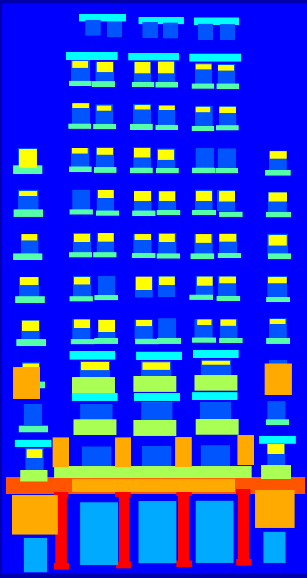
#> input picture gan_translation/pix2pix_paired_data/train/cmp_b0001.png, 307 x 578 px, given in place of cmp_b0091.jpg, which was not available
$ python cut_resize_image.py
#> lines starting #> are read from the running program, lines starting #| are printed output that depends on the picture; pictures that were not available may be replaced by others from this repository, and a replacement may not be noted
import cv2
import os
import numpy as np

source_folder = './base/'
target_train_folder = './train/'
target_test_folder = './test/'

min_size = 384

files = [
	'cmp_b0091',
	'cmp_b0092',
	'cmp_b0093',
	'cmp_b0097',
	'cmp_b0098',
	'cmp_b0101',
	'cmp_b0102',
	'cmp_b0104',
	'cmp_b0147',
	'cmp_b0148',
	'cmp_b0149',
	'cmp_b0150',
	'cmp_b0151',
	'cmp_b0152',
	'cmp_b0153',
	'cmp_b0154',
	'cmp_b0155',
	'cmp_b0156',
	'cmp_b0157',
	'cmp_b0158',
	'cmp_b0159',
	'cmp_b0160',
	'cmp_b0161',
	'cmp_b0164',
	'cmp_b0165',
	'cmp_b0167',
	'cmp_b0170',
	'cmp_b0169',
	'cmp_b0171',
	'cmp_b0172',
	'cmp_b0173',
	'cmp_b0174',
	'cmp_b0175',
	'cmp_b0176',
	'cmp_b0177',
	'cmp_b0178',
	'cmp_b0179',
	'cmp_b0180',
	'cmp_b0181',
	'cmp_b0211',
	'cmp_b0212',
	'cmp_b0213',
	'cmp_b0214',
	'cmp_b0215',
	'cmp_b0216',
	'cmp_b0217',
	'cmp_b0218',
	'cmp_b0219',
	'cmp_b0220',
	'cmp_b0221',
	'cmp_b0222',
	'cmp_b0223',
	'cmp_b0224',
	'cmp_b0225',
	'cmp_b0226',
	'cmp_b0227',
	'cmp_b0228',
	'cmp_b0229',
	'cmp_b0230',
	'cmp_b0231',
	'cmp_b0232',
	'cmp_b0233',
	'cmp_b0234',
	'cmp_b0235',

	'cmp_x0220',
	'cmp_x0219',
	'cmp_x0216',
	'cmp_x0215',
	'cmp_x0214',
	'cmp_x0212',
	'cmp_x0205',
	'cmp_x0203',
	'cmp_x0199',
	'cmp_x0194',
	'cmp_x0192',
	'cmp_x0191',
	'cmp_x0189',
	'cmp_x0161',
	'cmp_x0159',
	'cmp_x0139',
	'cmp_x0140',
	'cmp_x0137',
	'cmp_x0136',
	'cmp_x0135',
	'cmp_x0134',
	'cmp_x0133',
	'cmp_x0132',
	'cmp_x0131',
	'cmp_x0130',
	'cmp_x0129',
	'cmp_x0128',
	'cmp_x0127',
	'cmp_x0126',
	'cmp_x0125',
	'cmp_x0124',
	'cmp_x0123',
	'cmp_x0122',
	'cmp_x0121',
	'cmp_x0120',
	'cmp_x0119',
	'cmp_x0118',
	'cmp_x0117',
	'cmp_x0116',
	'cmp_x0115',
	'cmp_x0114',
	'cmp_x0113',
	'cmp_x0112',
	'cmp_x0111',
	'cmp_x0110',
	'cmp_x0109',
	'cmp_x0108',
	'cmp_x0107',
	'cmp_x0106',
	'cmp_x0105',
	'cmp_x0104',
	'cmp_x0103',
	'cmp_x0092',
	'cmp_x0091',
	'cmp_x0090',
	'cmp_x0089',
	'cmp_x0088',
	'cmp_x0087',
	'cmp_x0086',
	'cmp_x0085',
	'cmp_x0084',
	'cmp_x0083',
	'cmp_x0082',
	'cmp_x0081',
	'cmp_x0080',
	'cmp_x0079',
	'cmp_x0078',
	'cmp_x0077',
	'cmp_x0076',
	'cmp_x0075',
	'cmp_x0074',
	'cmp_x0073',
	'cmp_x0072',
	'cmp_x0071',
	'cmp_x0070']

start_points = [
	[129,141],
	[135,76],
	[182, 59],
	[44, 90],
	[66, 95],
	[80, 174],
	[230,76],
	[50, 40],
	[200,100],
	[130,300],
	[120,225],
	[150,250],
	[150,250],
	[85,420],
	[120,400],
	[120,240],
	[100,400],
	[130,100],
	[150,130],
	[150,200],
	[150,150],
	[50,420],
	[160, 0],
	[40,70],
	[0,200],
	[256,350],
	[250,250],
	[25,200],
	[160,200],
	[250,150],
	[70,300],
	[80,150],
	[150,250],
	[320,300],
	[330,240],
	[400,200],
	[90,240],
	[100,200],
	[200,200],
	[120,350],
	[80,350],
	[100,300],
	[150,350],
	[150,350],
	[150,350],
	[150,350],
	[150,350],
	[150,350],
	[150,350],
	[150,350],
	[150,350],
	[150,350],
	[150,350],
	[65,300],
	[120,140],
	[120,140],
	[180,430],
	[180,430],
	[180,430],
	[180,430],
	[180,430],
	[180,430],
	[180,430],
	[180,430],

	[430, 30],
	[10,110],
	[50,80],
	[0,140],
	[0,80],
	[25,125],
	[0,40],
	[40,50],
	[50,80],
	[240,0],
	[0,0],
	[30,25],
	[250,50],
	[0,60],
	[0,200],
	[40,325],
	[0,150],
	[100,350],
	[130,350],
	[120,150],
	[80,300],
	[150,70],
	[125,475],
	[100,90],
	[100,400],
	[140,140],
	[75,250],
	[75,250],
	[130,220],
	[130,220],
	[130,220],
	[130,220],
	[130,220],
	[130,220],
	[130,220],
	[130,220],
	[130,220],
	[130,220],
	[130,220],
	[130,220],
	[130,220],
	[130,220],
	[130,220],
	[90,360],
	[90,360],
	[90,360],
	[90,360],
	[90,360],
	[90,360],
	[90,360],
	[90,360],
	[30,300],
	[50,120],
	[100,200],
	[290,250],
	[50,120],
	[80,300],
	[290,400],
	[320,370],
	[150,180],
	[100,320],
	[100,320],
	[100,320],
	[100,320],
	[100,320],
	[100,320],
	[100,320],
	[100,320],
	[100,320],
	[100,320],
	[100,320],
	[100,320],
	[100,320],
	[100,320],
	[100,320]]

end_points = [
	[929,1024],
	[844,1024],
	[1024,723],
	[1024, 883],
	[737, 1024],
	[766, 990],
	[890,768],
	[870,620],
	[900,650],
	[600,1000],
	[600,1020],
	[650,1000],
	[600,1000],
	[650,1020],
	[620,1020],
	[560,1000],
	[580,1000],
	[660,1000],
	[670,840],
	[615,960],
	[660,1000],
	[570,1000],
	[640,1000],
	[800,800],
	[750,970],
	[750,960],
	[790,1000],
	[790,1000],
	[900,795],
	[880,1000],
	[600,1000],
	[830,760],
	[990,750],
	[950,820],
	[940,820],
	[980,710],
	[720,800],
	[780,780],
	[700,970],
	[700,1000],
	[600,1024],
	[670,1020],
	[600,1000],
	[600,1000],
	[600,1000],
	[600,1000],
	[600,1000],
	[600,1000],
	[600,1000],
	[600,1000],
	[600,1000],
	[600,1000],
	[600,1000],
	[600,760],
	[670,950],
	[670,950],
	[540,990],
	[540,990],
	[540,990],
	[540,990],
	[540,990],
	[540,990],
	[540,990],
	[540,990],

	[970,600],
	[720,560],
	[610,440],
	[830,410],
	[620,300],
	[790,400],
	[480,390],
	[550,460],
	[590,470],
	[880,580],
	[660,480],
	[610,510],
	[1024,584],
	[550,460],
	[460,430],
	[980,1024],
	[750,1024],
	[640,1024],
	[590,1024],
	[630,1024],
	[600,1000],
	[660,1000],
	[680,1000],
	[620,1000],
	[630,1024],
	[670,1000],
	[650,1000],
	[720,1024],
	[720,1024],
	[650,1000],
	[650,1000],
	[650,1000],
	[650,1000],
	[650,1000],
	[650,1000],
	[650,1000],
	[650,1000],
	[650,1000],
	[650,1000],
	[650,1000],
	[650,1000],
	[650,1000],
	[650,1000],
	[730,1010],
	[730,1010],
	[730,1010],
	[730,1010],
	[730,1010],
	[630,1010],
	[630,1010],
	[630,1010],
	[860,750],
	[630,1010],
	[700,750],
	[920,830],
	[630,1010],
	[560,1000],
	[730,990],
	[925,925],
	[560,1000],
	[570,980],
	[570,980],
	[570,980],
	[570,980],
	[570,980],
	[570,980],
	[570,980],
	[570,980],
	[570,980],
	[570,980],
	[570,980],
	[570,980],
	[570,980],
	[570,980],
	[570,980],]

files2 = [x[:-4] for x in os.listdir(source_folder) if x.endswith('png') and not x[:-4] in files]
print(files2)


for i in range(len(files)):
	print("files " , files[i])

	target_folder = target_train_folder
	if np.random.rand()>0.9:
		target_folder = target_test_folder

	start_point = start_points[i]
	end_point = end_points[i]
	img1 = cv2.imread(source_folder + files[i] + '.jpg', cv2.IMREAD_UNCHANGED)
#> img1 is the input picture: shape (578, 307, 3); mean B, G, R 211.5, 64.6, 41.7
	h, w , _ = img1.shape
#> h = 578; w = 307

	img1 = img1[start_point[1]: end_point[1], start_point[0]: end_point[0]]
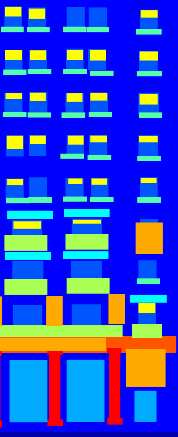
#> img1: shape (437, 178, 3); mean B, G, R 203.6, 75.9, 50.4
	h, w , _ = img1.shape
#> h = 437; w = 178
	rate = min_size / float(min([h, w]))
#> rate = 2.16
	nh = int(h*rate)
#> nh = 942
	nw = int(w*rate)
#> nw = 384
	img1 = cv2.resize(img1, (nw, nh))
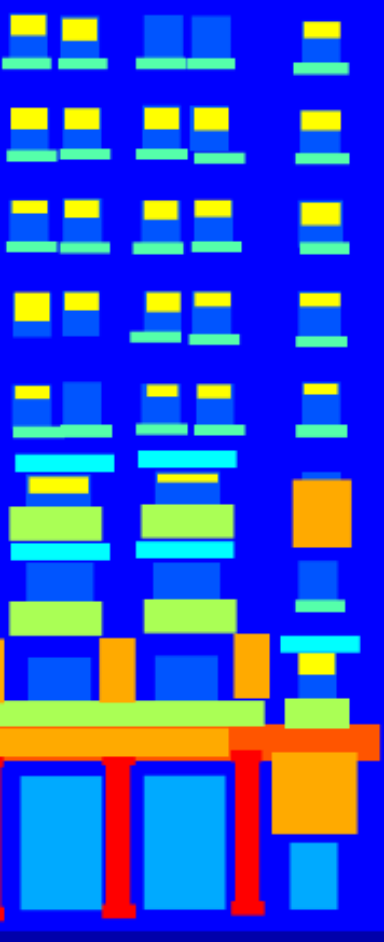
#> img1: shape (942, 384, 3); mean B, G, R 203.6, 75.9, 50.4
	cv2.imwrite(target_folder + files[i] + '.jpg', img1)

	img2 = cv2.imread(source_folder + files[i] + '.png', cv2.IMREAD_UNCHANGED)
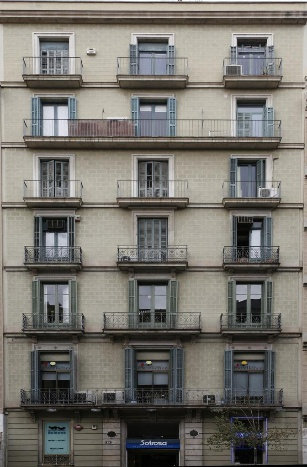
#> input picture gan_translation/pix2pix_paired_data/train/cmp_b0016.jpg, 307 x 467 px, given in place of cmp_b0091.png, which was not available
#> img2 is the input picture: shape (467, 307, 3); mean B, G, R 108.4, 114.4, 117
	img2 = img2[start_point[1]: end_point[1], start_point[0]: end_point[0]]
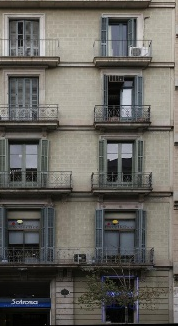
#> img2: shape (326, 178, 3); mean B, G, R 92.3, 97.4, 99.2
	img2 = cv2.resize(img2, (nw, nh))
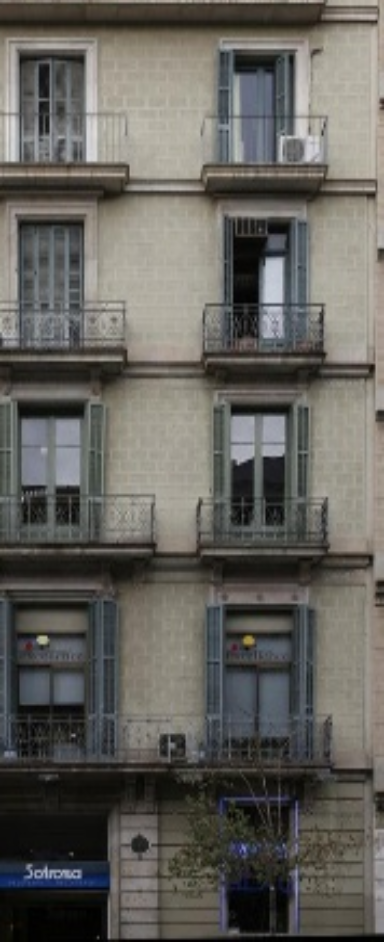
#> img2: shape (942, 384, 3); mean B, G, R 92.2, 97.3, 99.1
#> (the run stopped early here; a loop or call above may not have finished)
